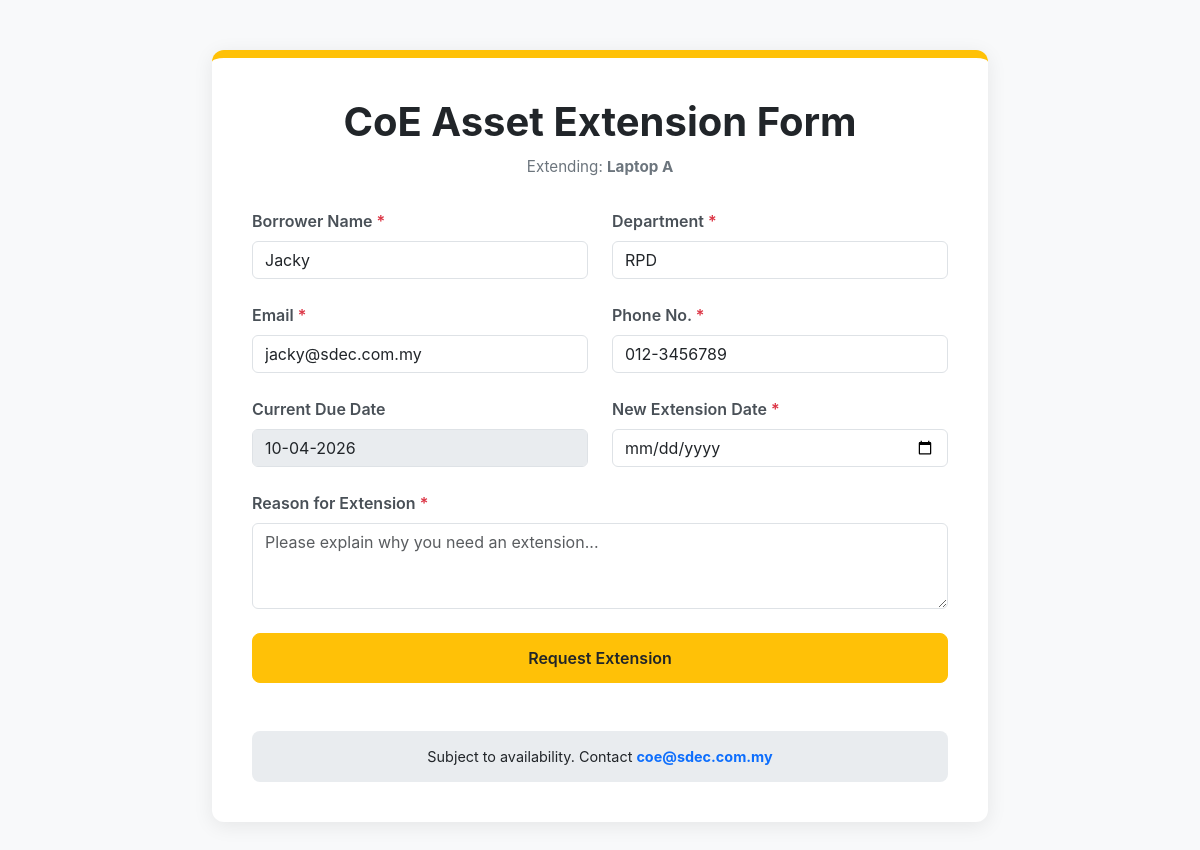
Page /extend/1/ on the committed database.
### core/models.py (models this page shows, shortened)
class Asset(models.Model):
    name = models.CharField(max_length=100)
    category = models.CharField(max_length=100)
    brand = models.CharField(max_length=100, null=True, blank=True)
    model = models.CharField(max_length=100, null=True, blank=True)
    serial_num = models.CharField(max_length=100, null=True, blank=True)
    location = models.CharField(max_length=100)
    status = models.CharField(max_length=20)

class Request(models.Model):
    REQUEST_TYPE = [
        ('borrow', 'Borrow'),
        ('return', 'Return'),
        ('extend', 'Extend'),
    ]
    STATUS = [
        ('pending', 'Pending'),
        ('approved', 'Approved'),
        ('rejected', 'Rejected'),
    ]
    asset = models.ForeignKey(Asset, on_delete=models.CASCADE)
    user = models.ForeignKey(User, on_delete=models.CASCADE)
    user_name = models.CharField(max_length=100)
    department = models.CharField(max_length=100, default="General")
    phone = models.CharField(max_length=20)
    email = models.EmailField()
    item_count = models.TextField()
    purpose = models.TextField()
    borrow_date = models.DateField(null=True, blank=True)
    return_date = models.DateField(null=True, blank=True)
    date_borrowed = models.DateField(default=timezone.now)
    request_type = models.CharField(max_length=10, choices=REQUEST_TYPE)
    created_at = models.DateTimeField(auto_now_add=True)
    status = models.CharField(max_length=10, choices=STATUS, default='pending')
    department = models.CharField(max_length=100, null=True, blank=True)
    condition = models.CharField(max_length=50, null=True, blank=True)
    reason = models.TextField(null=True, blank=True)
    remarks = models.TextField(null=True, blank=True)
    user = models.ForeignKey(
        settings.AUTH_USER_MODEL,
        on_delete=models.CASCADE,
        null=True,
        blank=True
    )

### core/views.py (the view, shortened to what this page needs)
# urls.py: path('extend/<int:id>/', views.extend_request, name='extend_asset'),
def extend_request(request, id):
    asset = get_object_or_404(Asset, id=id)
    borrower_data = Request.objects.filter(asset=asset, status='approved', request_type='borrow').last()
    return render(request, 'extend.html', {
        'asset': asset,
        'borrower': borrower_data
    })

### core/templates/extend.html (shortened to what this page needs)
<!DOCTYPE html>
<html lang="en">
<head>
    <link href="https://cdn.jsdelivr.net/npm/bootstrap@5.3.0/dist/css/bootstrap.min.css" rel="stylesheet">
</head>
<body>
<div class="container form-container">
    <div class="form-card">
        <header class="form-header text-center">
            <h1>CoE Asset Extension Form</h1>
            <p class="form-description">Extending: <strong>{{ asset.name }}</strong></p>
        </header>
        <form method="POST" action="{% url 'extend_request' asset.id %}">
            <div class="row">
                <div class="col-md-6 mb-4">
                    <label for="user_name" class="form-label label-required">Borrower Name</label>
                    <input type="text" class="form-control" name="user_name" value="{{ borrower.user_name }}" required>
                </div>
                <div class="col-md-6 mb-4">
                    <label for="department" class="form-label label-required">Department</label>
                    <input type="text" class="form-control" name="department" value="{{ borrower.department }}" required>
                </div>
            </div>
            <div class="row">
                <div class="col-md-6 mb-4">
                    <label for="email" class="form-label label-required">Email</label>
                    <input type="email" class="form-control" name="email" value="{{ borrower.email }}" required>
                </div>
                <div class="col-md-6 mb-4">
                    <label for="phone" class="form-label label-required">Phone No.</label>
                    <input type="tel" class="form-control" name="phone" value="{{ borrower.phone }}" required>
                </div>
            </div>
            <div class="row">
                <div class="col-md-6 mb-4">
                    <label class="form-label">Current Due Date</label>
                    <input type="text" class="form-control" value="{{ borrower.return_date|date:'d-m-Y' }}" disabled>
                </div>
                <div class="col-md-6 mb-4">
                    <label for="return_date" class="form-label label-required">New Extension Date</label>
                    <input type="date" class="form-control" name="return_date" required>
                </div>
            </div>
            <div class="mb-4">
                <label for="purpose" class="form-label label-required">Reason for Extension</label>
                <textarea class="form-control" name="purpose" rows="3" placeholder="Please explain why you need an extension..." required></textarea>
            </div>
            <div class="mt-4 d-grid gap-2">
                <button type="submit" class="btn btn-warning">Request Extension</button>
            </div>
            <div class="mt-5 contact-info text-center">
                Subject to availability. Contact <a href="mailto:coe@sdec.com.my" class="text-decoration-none fw-bold">coe@sdec.com.my</a>
            </div>
        </form>
    </div>
</div>
</body>
</html>

### core/templates/extend.html (style rules this page uses)
body { background-color: #f8f9fa; font-family: 'Inter', sans-serif; }
.form-container { max-width: 800px; margin: 50px auto; }
.form-card { background: #ffffff; border-radius: 12px; box-shadow: 0 4px 20px rgba(0, 0, 0, 0.08); border-top: 8px solid #ffc107; padding: 40px; }
.form-header h1 { font-weight: 700; color: #212529; margin-bottom: 10px; }
.form-description { color: #6c757d; font-size: 0.95rem; margin-bottom: 30px; }
.label-required::after { content: " *"; color: #dc3545; }
.form-label { font-weight: 600; color: #495057; }
.btn-warning { padding: 12px 30px; font-weight: 600; border-radius: 8px; color: #212529; }
.contact-info { background-color: #e9ecef; padding: 15px; border-radius: 8px; font-size: 0.9rem; }

### rows in the picture
Asset: name "Laptop A"
Request: user_name "Jacky", department "RPD", email "jacky@sdec.com.my", phone "012-3456789", return_date "10-04-2026"
